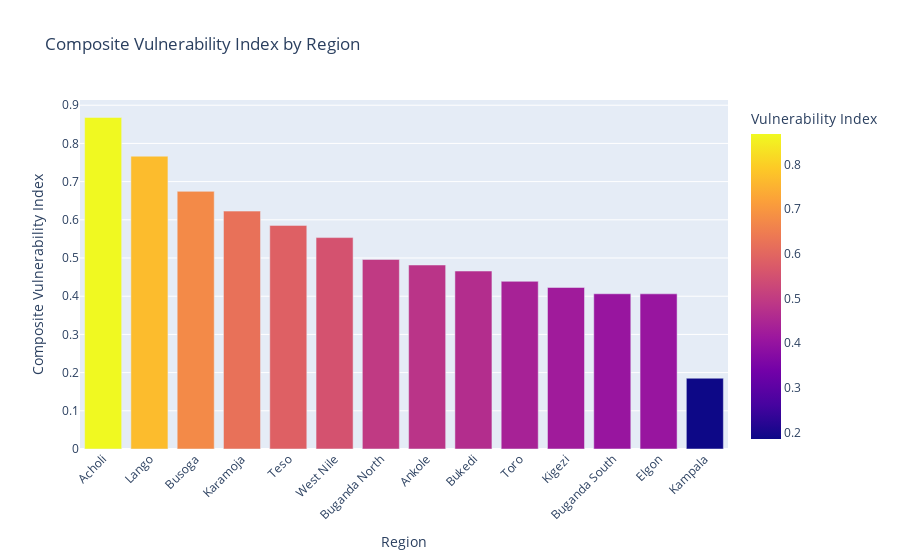

The code cell stored with this chart in its notebook:
### Code cell
# Bar Composite Vulnerability by Category
fig = px.bar(
    composite,
    x="Region",  # Regions (Acholi, Buganda, etc.)
    y="Composite Vulnerability Index",  # Value to plot
    title="Composite Vulnerability Index by Region",
    color="Composite Vulnerability Index",  # Color scale based on value
    #color_continuous_scale="Reds"
)

# Rotate x-axis labels for readability
fig.update_layout(xaxis_tickangle=-45,
                  coloraxis_colorbar=dict(title="Vulnerability Index"))

### Figure 1 — Plotly figure (JSON) as saved in the notebook; plotly's stock layout.template omitted (floating-point values rounded to 4 significant figures)
{"data": [{"hovertemplate": "Region=%{x}<br>Composite Vulnerability Index=%{marker.color}<extra></extra>", "legendgroup": "", "marker": {"color": [0.868, 0.7666, 0.6745, 0.6228, 0.5854, 0.5535, 0.4963, 0.4817, 0.4659, 0.439, 0.4229, 0.4064, 0.4062, 0.1853], "coloraxis": "coloraxis", "pattern": {"shape": ""}}, "name": "", "orientation": "v", "showlegend": false, "textposition": "auto", "type": "bar", "x": ["Acholi", "Lango", "Busoga", "Karamoja", "Teso", "West Nile", "Buganda North", "Ankole", "Bukedi", "Toro", "Kigezi", "Buganda South", "Elgon", "Kampala"], "xaxis": "x", "y": [0.868, 0.7666, 0.6745, 0.6228, 0.5854, 0.5535, 0.4963, 0.4817, 0.4659, 0.439, 0.4229, 0.4064, 0.4062, 0.1853], "yaxis": "y"}], "layout": {"barmode": "relative", "coloraxis": {"colorbar": {"title": {"text": "Vulnerability Index"}}, "colorscale": [[0, "#0d0887"], [0.1111, "#46039f"], [0.2222, "#7201a8"], [0.3333, "#9c179e"], [0.4444, "#bd3786"], [0.5556, "#d8576b"], [0.6667, "#ed7953"], [0.7778, "#fb9f3a"], [0.8889, "#fdca26"], [1, "#f0f921"]]}, "legend": {"tracegroupgap": 0}, "title": {"text": "Composite Vulnerability Index by Region"}, "xaxis": {"anchor": "y", "domain": [0, 1], "tickangle": -45, "title": {"text": "Region"}}, "yaxis": {"anchor": "x", "domain": [0, 1], "title": {"text": "Composite Vulnerability Index"}}}}
